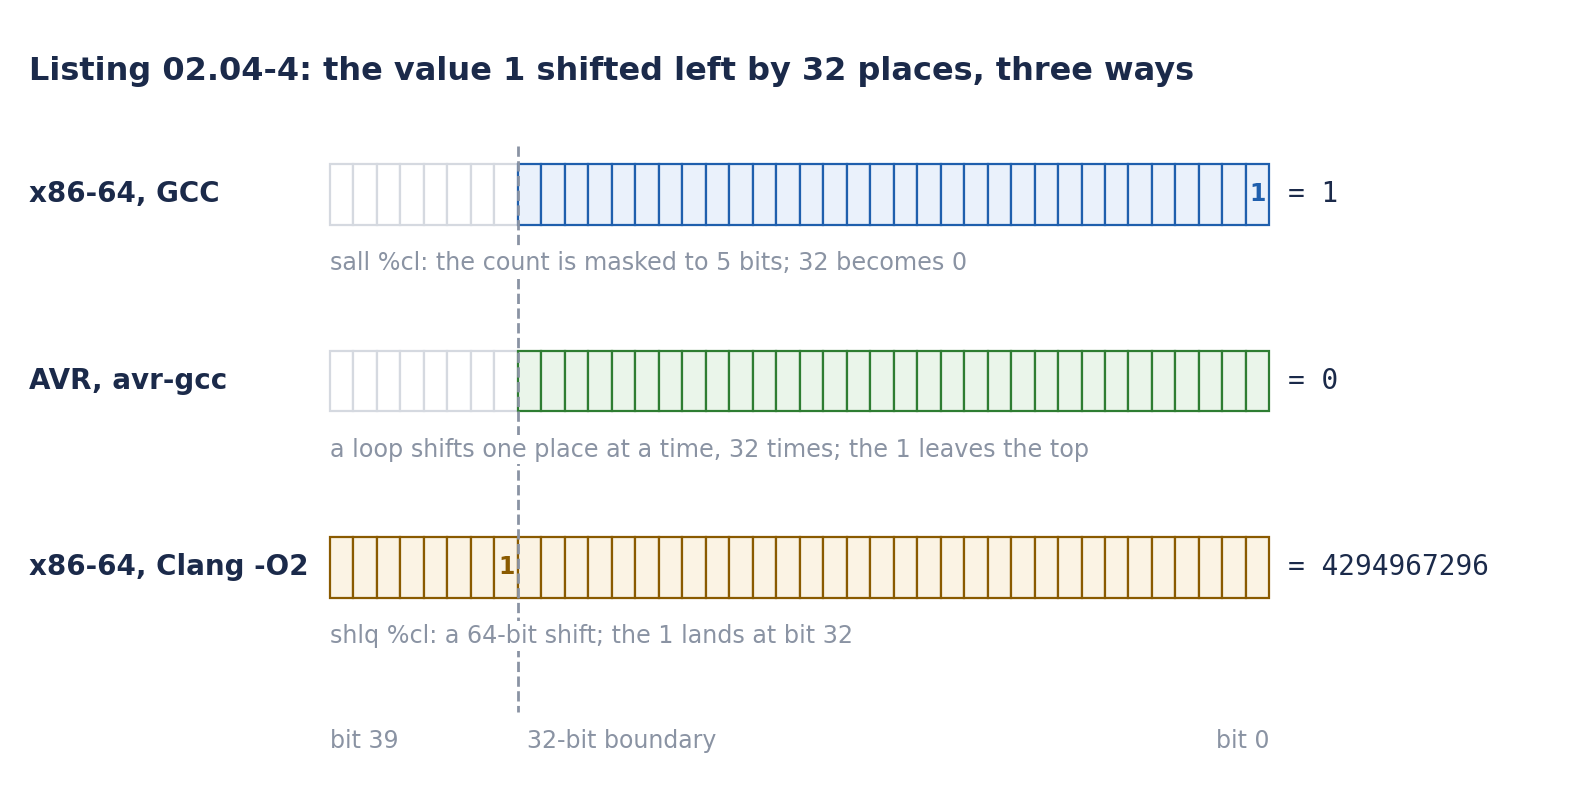

Write Python code to recreate this figure.
import matplotlib; matplotlib.use("Agg")
import matplotlib.pyplot as plt
from matplotlib.patches import Rectangle
plt.rcParams["font.family"] = ["DejaVu Sans"]
NAVY="#1B2A4A"; BLUE=("#EAF1FB","#1F5FAD"); GRN=("#EAF5EA","#2E7D32"); AMB=("#FBF3E4","#8A5A00"); RED=("#FBE9E7","#B23A2B"); GREY="#8A93A3"
NB = 40                      # bit positions drawn: 39 .. 0
W = 0.25                     # cell width
fig, ax = plt.subplots(figsize=(10, 5.0), dpi=200)
ax.set_xlim(-3.3, NB*W + 3.2); ax.set_ylim(5.9, -0.5); ax.axis("off")
ax.text(-3.2, 0.0, "Listing 02.04-4: the value 1 shifted left by 32 places, three ways", fontsize=11.5, weight="bold", color=NAVY)
def row(y, onebit, col, label, sub, result, width_bits):
    ax.text(-3.2, y + 0.25, label, fontsize=10, color=NAVY, weight="bold", va="center")
    ax.text(0, y + 0.82, sub, fontsize=8.6, color=GREY, va="center", zorder=3, bbox=dict(facecolor="white", edgecolor="none", pad=1.0))
    for k in range(NB):
        bit = NB - 1 - k
        x = k * W
        inreg = bit < width_bits
        fc = col[0] if inreg else "white"
        ec = col[1] if inreg else "#D5D9E0"
        ax.add_patch(Rectangle((x, y), W, 0.5, facecolor=fc, edgecolor=ec, lw=0.8))
        if bit == onebit:
            ax.text(x + W/2, y + 0.25, "1", ha="center", va="center", fontsize=8.5, weight="bold", color=col[1])
    ax.text(NB*W + 0.2, y + 0.25, result, fontsize=10, va="center", color=NAVY, family="DejaVu Sans Mono")
# boundary of 32 bits
xb = (NB - 32) * W
ax.plot([xb, xb], [0.55, 5.25], ls="--", color=GREY, lw=1)
ax.text(xb + 0.1, 5.55, "32-bit boundary", fontsize=8.5, color=GREY, ha="left")
ax.text(0, 5.55, "bit 39", fontsize=8.5, color=GREY, ha="left")
ax.text(NB*W, 5.55, "bit 0", fontsize=8.5, color=GREY, ha="right")
row(0.7, 0, BLUE, "x86-64, GCC", "sall %cl: the count is masked to 5 bits; 32 becomes 0", "= 1", 32)
row(2.25, None, GRN, "AVR, avr-gcc", "a loop shifts one place at a time, 32 times; the 1 leaves the top", "= 0", 32)
row(3.8, 32, AMB, "x86-64, Clang -O2", "shlq %cl: a 64-bit shift; the 1 lands at bit 32", "= 4294967296", 64)
fig.savefig("fig_shift.png", bbox_inches="tight", facecolor="white")
